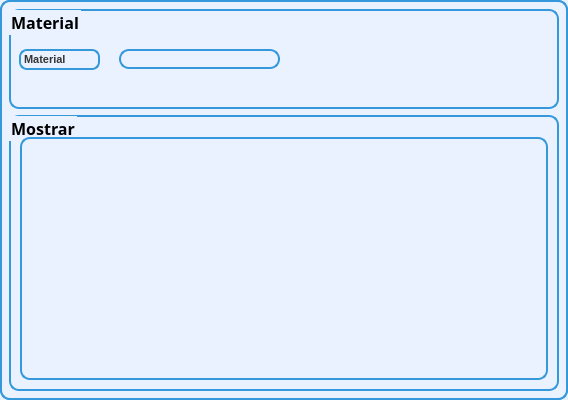
<?xml version="1.0" encoding="UTF-8"?>
<ui version="4.0">
 <class>MaterialScreen</class>
 <widget class="QMainWindow" name="MaterialScreen">
  <property name="geometry">
   <rect>
    <x>0</x>
    <y>0</y>
    <width>568</width>
    <height>400</height>
   </rect>
  </property>
  <property name="minimumSize">
   <size>
    <width>568</width>
    <height>400</height>
   </size>
  </property>
  <property name="maximumSize">
   <size>
    <width>568</width>
    <height>400</height>
   </size>
  </property>
  <property name="windowTitle">
   <string>Material</string>
  </property>
  <property name="styleSheet">
   <string notr="true">border: 2px solid #3498db;
border-radius: 10px;

background-color: #eaf2ff;</string>
  </property>
  <widget class="QWidget" name="centralwidget">
   <layout class="QVBoxLayout" name="verticalLayout">
    <item>
     <widget class="QGroupBox" name="groupBox">
      <property name="minimumSize">
       <size>
        <width>550</width>
        <height>100</height>
       </size>
      </property>
      <property name="maximumSize">
       <size>
        <width>551</width>
        <height>100</height>
       </size>
      </property>
      <property name="font">
       <font>
        <family>Arial Black</family>
        <pointsize>12</pointsize>
        <weight>75</weight>
        <bold>true</bold>
       </font>
      </property>
      <property name="styleSheet">
       <string notr="true">background-color:#eaf2ff;</string>
      </property>
      <property name="title">
       <string>Material</string>
      </property>
      <widget class="QLabel" name="label">
       <property name="geometry">
        <rect>
         <x>10</x>
         <y>40</y>
         <width>81</width>
         <height>21</height>
        </rect>
       </property>
       <property name="styleSheet">
        <string notr="true">background-color: #eaf2ff;
border: 2px solid #3498db;
border-radius: 8px;
color: #333333;
font-size: 11px;
font-weight: bold;
text-align: center;</string>
       </property>
       <property name="text">
        <string>Material</string>
       </property>
      </widget>
      <widget class="QLineEdit" name="line_material">
       <property name="geometry">
        <rect>
         <x>110</x>
         <y>40</y>
         <width>161</width>
         <height>20</height>
        </rect>
       </property>
       <property name="placeholderText">
        <string/>
       </property>
      </widget>
      <widget class="QPushButton" name="btn_editar">
       <property name="geometry">
        <rect>
         <x>400</x>
         <y>20</y>
         <width>60</width>
         <height>60</height>
        </rect>
       </property>
       <property name="minimumSize">
        <size>
         <width>55</width>
         <height>55</height>
        </size>
       </property>
       <property name="maximumSize">
        <size>
         <width>60</width>
         <height>60</height>
        </size>
       </property>
       <property name="layoutDirection">
        <enum>Qt::RightToLeft</enum>
       </property>
       <property name="styleSheet">
        <string notr="true">QPushButton{
background-color: #eaf2ff;
border: none;
}

QPushButton:hover{
background-color: white;
border-top-left-radius: 20px;
border-bottom-left-radius: 20px;
color: rgb(0, 0, 0);
}</string>
       </property>
       <property name="text">
        <string/>
       </property>
       <property name="icon">
        <iconset resource="../../../../Images/Botones_Interfaz/Botones.qrc">
         <normaloff>:/Images/Botones_Interfaz/editar.png</normaloff>:/Images/Botones_Interfaz/editar.png</iconset>
       </property>
       <property name="iconSize">
        <size>
         <width>50</width>
         <height>50</height>
        </size>
       </property>
      </widget>
      <widget class="QPushButton" name="btn_agregar">
       <property name="geometry">
        <rect>
         <x>330</x>
         <y>20</y>
         <width>60</width>
         <height>60</height>
        </rect>
       </property>
       <property name="minimumSize">
        <size>
         <width>55</width>
         <height>55</height>
        </size>
       </property>
       <property name="maximumSize">
        <size>
         <width>60</width>
         <height>60</height>
        </size>
       </property>
       <property name="layoutDirection">
        <enum>Qt::RightToLeft</enum>
       </property>
       <property name="styleSheet">
        <string notr="true">QPushButton{
background-color: #eaf2ff;
border: none;
}

QPushButton:hover{
background-color: white;
border-top-left-radius: 20px;
border-bottom-left-radius: 20px;
color: rgb(0, 0, 0);
}</string>
       </property>
       <property name="text">
        <string/>
       </property>
       <property name="icon">
        <iconset resource="../../../../Images/Botones_Interfaz/Botones.qrc">
         <normaloff>:/Images/Botones_Interfaz/agregar.png</normaloff>:/Images/Botones_Interfaz/agregar.png</iconset>
       </property>
       <property name="iconSize">
        <size>
         <width>50</width>
         <height>50</height>
        </size>
       </property>
      </widget>
      <widget class="QPushButton" name="btn_borrar">
       <property name="geometry">
        <rect>
         <x>470</x>
         <y>20</y>
         <width>60</width>
         <height>60</height>
        </rect>
       </property>
       <property name="minimumSize">
        <size>
         <width>55</width>
         <height>55</height>
        </size>
       </property>
       <property name="maximumSize">
        <size>
         <width>60</width>
         <height>60</height>
        </size>
       </property>
       <property name="layoutDirection">
        <enum>Qt::RightToLeft</enum>
       </property>
       <property name="styleSheet">
        <string notr="true">QPushButton{
background-color: #eaf2ff;
border: none;
}

QPushButton:hover{
background-color: white;
border-top-left-radius: 20px;
border-bottom-left-radius: 20px;
color: rgb(0, 0, 0);
}</string>
       </property>
       <property name="text">
        <string/>
       </property>
       <property name="icon">
        <iconset resource="../../../../Images/Botones_Interfaz/Botones.qrc">
         <normaloff>:/Images/Botones_Interfaz/borrar.png</normaloff>:/Images/Botones_Interfaz/borrar.png</iconset>
       </property>
       <property name="iconSize">
        <size>
         <width>50</width>
         <height>50</height>
        </size>
       </property>
      </widget>
     </widget>
    </item>
    <item>
     <widget class="QGroupBox" name="groupBox_2">
      <property name="font">
       <font>
        <family>Arial Black</family>
        <pointsize>12</pointsize>
        <weight>75</weight>
        <bold>true</bold>
       </font>
      </property>
      <property name="styleSheet">
       <string notr="true">background-color: #eaf2ff;
padding: 12px;
</string>
      </property>
      <property name="title">
       <string>Mostrar</string>
      </property>
      <layout class="QHBoxLayout" name="horizontalLayout">
       <property name="topMargin">
        <number>20</number>
       </property>
       <item>
        <widget class="QTableWidget" name="table_material"/>
       </item>
      </layout>
     </widget>
    </item>
   </layout>
  </widget>
 </widget>
 <resources>
  <include location="../../../../Images/Botones_Interfaz/Botones.qrc"/>
 </resources>
 <connections/>
</ui>
